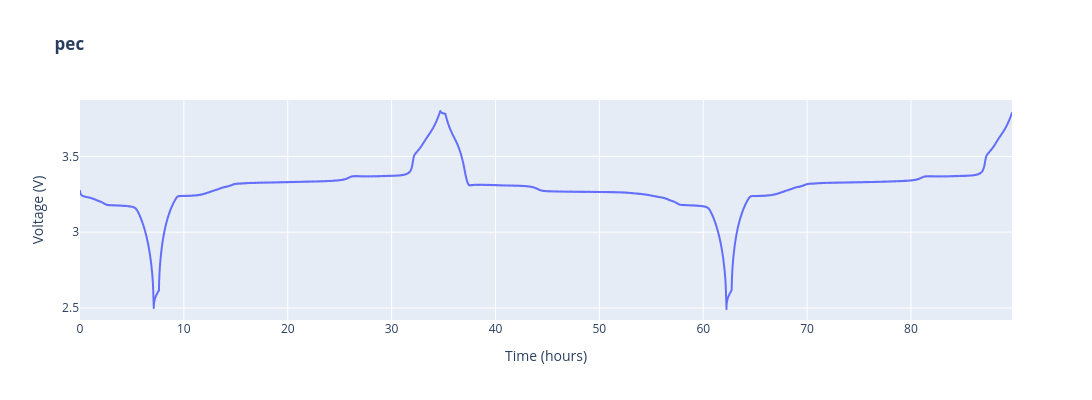

The code cell stored with this chart in its notebook:
### Markdown cell above
You can load the file using the `.get` method as usual. However, you will have to provide `cellpy` the name of the instrument (for this case it will be "pec_csv").

### Code cell
c = cellpy.get(p, instrument="pec_csv", cycle_mode="full_cell")
plotutils.raw_plot(c, width=1200, height=400)

### Figure 1 — Plotly figure (JSON) as saved in the notebook; plotly's stock layout.template omitted (floating-point values rounded to 4 significant figures; data arrays with more than 128 entries replaced by an {"elided": "..."} marker saying what was removed)
{"data": [{"hovertemplate": "Time (hours)=%{x}<br>Voltage (V)=%{y}<extra></extra>", "legendgroup": "", "line": {"color": "#636efa", "dash": "solid"}, "marker": {"symbol": "circle"}, "mode": "lines", "name": "", "showlegend": false, "type": "scattergl", "x": {"elided": "16255 float values"}, "xaxis": "x", "y": {"elided": "16255 float values"}, "yaxis": "y"}], "layout": {"height": 400, "legend": {"tracegroupgap": 0}, "title": {"text": "<b>pec</b>"}, "width": 1200, "xaxis": {"anchor": "y", "autorange": true, "domain": [0, 1], "range": [0.0002778, 89.73], "title": {"text": "Time (hours)"}, "type": "linear"}, "yaxis": {"anchor": "x", "autorange": true, "domain": [0, 1], "range": [2.421, 3.872], "title": {"text": "Voltage (V)"}, "type": "linear"}}}
